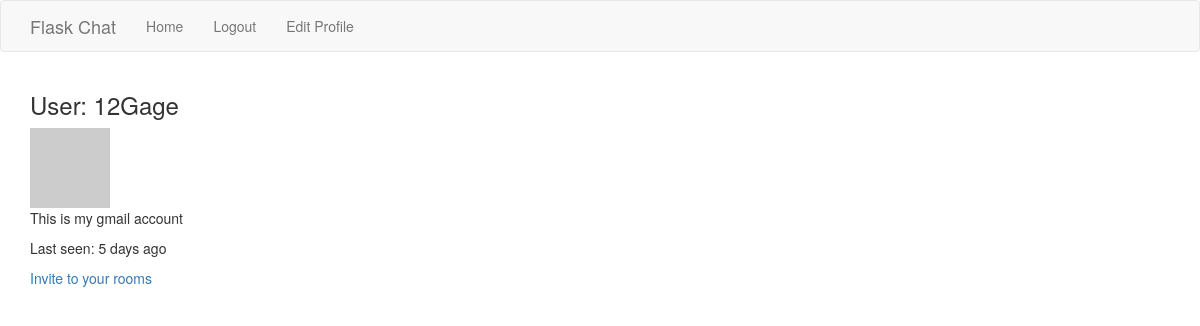
/user/12Gage (signed in), run on an earlier commit of the app's database.
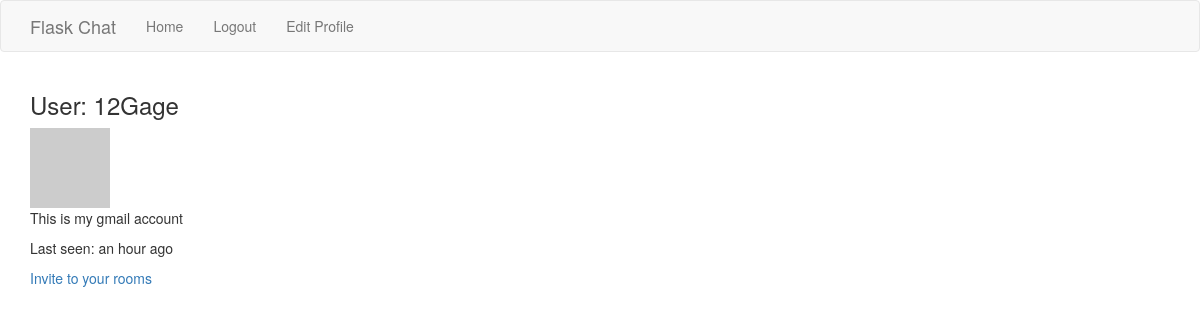
And on a later commit of the database.
### app/models.py (models this page shows, shortened)
class User(UserMixin, db.Model):
    __tablename__ = 'user'
    id = db.Column(db.Integer, primary_key=True)
    email = db.Column(db.String(150), unique=True)
    username = db.Column(db.String(150), unique=True)
    password_hash = db.Column(db.String(150))
    messages = db.relationship('Message', backref='user', lazy='dynamic')
    rooms = db.relationship('Room',
                            secondary=user_room,
                            backref=db.backref('user', lazy='dynamic'),
                            lazy='dynamic')
    about_me = db.Column(db.String(140))
    last_seen = db.Column(db.DateTime, default=datetime.utcnow)
    def get_avatar(self, size):
        digest = md5(self.email.lower().encode('utf-8')).hexdigest()
        return 'https://www.gravatar.com/avatar/{}?d=identicon&s={}'.format(digest, size)
    @login.user_loader
    def load_user(id):
        return User.query.get(int(id))

### app/main/routes.py (the view)
@bp.route('/user/<username>')
@login_required
def user(username):
    user = User.query.filter_by(username=username).first_or_404()
    return render_template('user.html', user=user)

### app/main/routes.py (called while the page is built)
@bp.before_request
def before_request():
    if current_user.is_authenticated:
        current_user.last_seen = datetime.utcnow()
        db.session.commit()

### app/templates/user.html (shortened to what this page needs)
{% extends "base.html" %}
{% block app_content %}
<div class="h3 p-3">User: {{ user.username }}</div>
<img src="{{ user.get_avatar(128) }}">
<div class="p-3">
    {% if user.about_me %}<p>{{ user.about_me }}</p>{% endif %}
    {% if user.last_seen %}
    <p>Last seen: {{ moment(user.last_seen).fromNow() }}
    {% endif %}
</div>
{% if user == current_user %}
<p><a href="{{ url_for('main.edit_profile') }}">Edit your profile</a></p>
{% else %}
<p><a href="{{ url_for('main.invite_room') }}">Invite to your rooms</a></p>
{% endif %}
{% endblock %}

### app/templates/base.html (shortened to what this page needs)
{% extends 'bootstrap/base.html' %}
{% block navbar %}
<nav class="navbar navbar-default">
    <div class="container">
        <div class="navbar-header">
            <a class="navbar-brand" href="{{ url_for('main.index') }}">Flask Chat</a>
        </div>
        <div class="collapse navbar-collapse" id="navbarNav">
            <ul class="nav navbar-nav">
                {% if current_user.is_anonymous %}
                <li><a class="nav-link" href="{{ url_for('auth.login') }}">Login</a></li>
                <li><a class="nav-link" href="{{ url_for('auth.sign_up') }}">Sign Up</a></li>
                {% else %}
                <li><a class="nav-link" href="{{ url_for('main.index') }}">Home</a></li>
                <li><a class="nav-link" href="{{ url_for('auth.logout') }}">Logout</a></li>
                <li><a class="nav-link" href="{{ url_for('main.edit_profile') }}">Edit Profile</a></li>
                {% endif %}
            </ul>
        </div>
    </div>
</nav>
{% endblock %}
{% block content %}
<div class ="container">
    {% block app_content %}{% endblock %}
</div>
{% endblock %}

What changed in the data, as far as the page shows it:
changed User "12Gage": last_seen "5 days ago" → "an hour ago"
